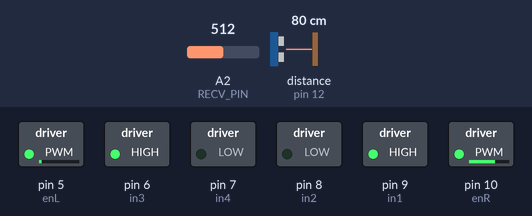
Recording of a sketch running on a simulated Arduino Uno, built with avr-gcc and run on an emulated ATmega328P. Parts: switched loads named in the sketch (green lamp = pin HIGH). Wiring (inferred from the names in the program): ultrasonic range finder: trigger pin 11; echo pin 12. The test bench sets the inputs (shaded band); at power-on: distance to the obstacle (sensor on pin 12) 80 cm, A2 (RECV_PIN) = 512. The echo pulse lasts 58.3 µs per cm; pins used as bus, display or sensor lines are not drawn.

Above: at 2.7 s.
2.8 s: distance to the obstacle (sensor on pin 12) set to 2 cm
At 4.0 s:
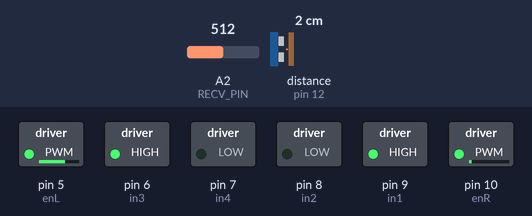
4.3 s: distance to the obstacle (sensor on pin 12) set to 34 cm
At 4.7 s:
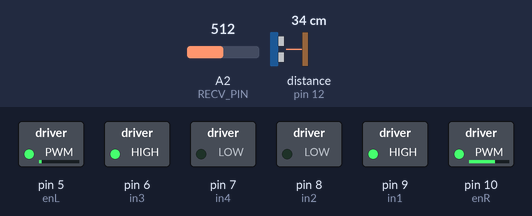
5.9 s: distance to the obstacle (sensor on pin 12) set to 43 cm
At 6.5 s:
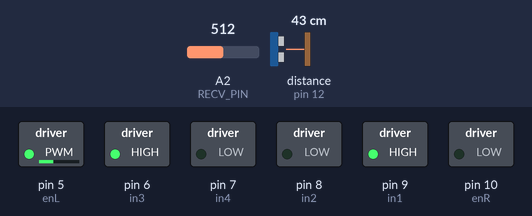
8.3 s: distance to the obstacle (sensor on pin 12) set to 7 cm
11.3 s: distance to the obstacle (sensor on pin 12) set to 13 cm
At 11.6 s:
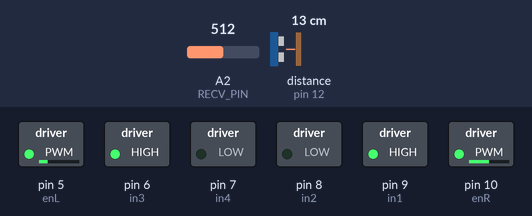
12.8 s: distance to the obstacle (sensor on pin 12) set to 18 cm
At 47.2 s:
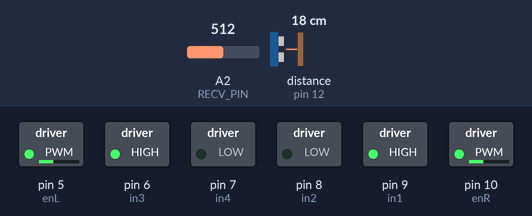
Timing chart, 0 to 47.5 s (numbered marks = the images above; inputs shaded):
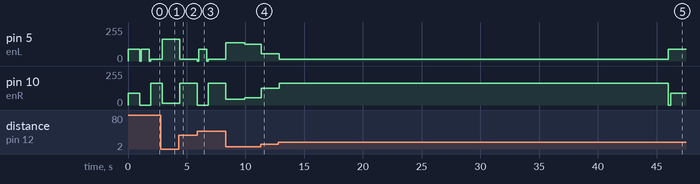

The sketch:

self_driving_car.ino
```cpp
#include <PID_v1.h>

const int loop_delay = 0;
int turn_right_num = 0;
// START
bool go = false;   //False in partenza, True al verde del semaforo
const int RECV_PIN = A2;

// SETUP VELOCITA
int max_power = 180; // Potenza massima motori da usare
float v_max = 0.5;   // Percentuale di potenza per movimento rettilineo

//PID parameter
const double k_p = 12;
const double k_i = 0;
const double k_d = 0;
double pid_setpoint = 10;
double pid_in, pid_out;
double max_out = 75;
PID constroller(&pid_in, &pid_out, &pid_setpoint, k_p, k_i, k_d, DIRECT);

// PIN per i MOTORI
// motor right
const int enR =  10;
const int in1 =  9;
const int in2 =  8;
// motor left
const int enL = 5;
const int in3 = 6;
const int in4 = 7;

// Sonar
const int trigPin = 11;
const int echoPin = 12;
long distance; //distance in cm


// Infrarossi
const int vout = 0;

// Parking timer
long timeGo = 0;
long timePassed = 0;
const long timeFinish = 46;
bool raceFinished = false;


void setup() {
  set_arduino_pin();

  // PID setup
  constroller.SetMode(AUTOMATIC);
  constroller.SetOutputLimits(-max_out, max_out);

  // turn on motor RIGHT
  digitalWrite(in1, HIGH);
  digitalWrite(in2, LOW);
  analogWrite(enR, 0);

  // turn on motor LEFT
  digitalWrite(in3, HIGH);
  digitalWrite(in4, LOW);
  analogWrite(enL, 0);

  //For test
  //Serial.begin(9600);
}

double y;
long oldTime = 0;
long mytime;

void loop() {
  if(!raceFinished){
    if(go){
      readDistance();
      if(distance > 38 && turn_right_num==0){
        turn_right();
        turn_right_num = 250;
      }
      else{
        if(turn_right_num > 0){
          turn_right_num--;
        }
        y = get_controller_output();
        set_power(y);
      }
      checkTimePassed();
      delay(loop_delay);
    }else{
      check_start();
    }
    //delay(1000);
    //mytime = millis();
    //prints time since program started
    //Serial.println(mytime-oldTime);
    //oldTime = mytime;
  }else{
    delay(5000);
  }
}

void check_start(){
  int valore=analogRead(RECV_PIN);
  float voltage = valore * (5.0 / 1023.0);
  if(voltage<3){
    go = true;
    starting_line();
    timeGo = millis()/1000;
  }
}

void set_arduino_pin(){
  //Start
  pinMode(RECV_PIN,INPUT);

  // Sonar setup
  pinMode(trigPin, OUTPUT);
  pinMode(echoPin, INPUT);

  // set all the motor control pins to outputs
  pinMode(enR, OUTPUT);
  pinMode(enL, OUTPUT);
  pinMode(in1, OUTPUT);
  pinMode(in2, OUTPUT);
  pinMode(in3, OUTPUT);
  pinMode(in4, OUTPUT);
}

void readDistance(){
    int count = 0;
    long duration;
    long minDistance = 10000;
    while(count<1){
      // The sensor is triggered by a HIGH pulse of 10 or more microseconds.
      // Give a short LOW pulse beforehand to ensure a clean HIGH pulse:
      digitalWrite(trigPin, LOW);
      delayMicroseconds(5);
      digitalWrite(trigPin, HIGH);
      delayMicroseconds(10);
      digitalWrite(trigPin, LOW);

      // Read the signal from the sensor: a HIGH pulse whose
      // duration is the time (in microseconds) from the sending
      // of the ping to the reception of its echo off of an object.
      duration = pulseIn(echoPin, HIGH, 20000);

      // Convert the time into a distance
      distance = (duration/2) / 29.1;     // Divide by 29.1 or multiply by 0.0343
      if(distance < minDistance){
        minDistance = distance;
      }
      count++;
      delay(10);
    }
    distance = minDistance;
    if(distance == 0)
      distance = 40;
}

double get_controller_output(){
  pid_in = distance;
  constroller.Compute();
  return pid_out / max_out;
}

void set_power(double y)
{
  int p_rx; //potenza motore dx
  int p_lx; //potenza motore sx
  p_rx = max_power * v_max - 75 * y;//(1 - v_max) * y * max_power;
  p_lx = max_power * v_max + 75 * y;//(1 - v_max) * y * max_power;

  if(p_rx < 0)
    p_rx = 0;
  if(p_lx < 0)
    p_lx = 0;

  if(p_rx > 255)
    p_rx = 255;
  if(p_lx > 255)
    p_lx = 255;


  //Serial.print("DISTANCE=");
  //Serial.print(distance);
  //Serial.print(" Y=");
  //Serial.print(y);
  //Serial.print(" L=");
  //Serial.print(p_lx);
  //Serial.print(" - ");
  //Serial.print("R=");
  //Serial.println(p_rx);

  analogWrite(enR, p_rx);
  analogWrite(enL, p_lx);
}

void turn_right(){
  analogWrite(enR, 0);
  analogWrite(enL,  0);
  delay(100);
  analogWrite(enL,  max_power * v_max);
  delay(700);
  analogWrite(enL,  0);
  delay(100);
}

void starting_line(){
  analogWrite(enL,  max_power * v_max);
  analogWrite(enR,  max_power * v_max);
  delay(1000);
}

void checkTimePassed(){
  timePassed = millis()/1000 - timeGo;
  if(timePassed >= timeFinish){
    analogWrite(enL,  max_power * v_max);
    analogWrite(enR,  0);
    delay(180);
    analogWrite(enL,  max_power * v_max);
    analogWrite(enR,  max_power * v_max);
    bool check = true;
    while(check){
      int valore=analogRead(RECV_PIN);
      float voltage = valore * (5.0 / 1023.0);
      if(voltage<1){
        raceFinished = true;
        check = false;
        analogWrite(enL,  0);
        analogWrite(enR,  0);
        parking();
      }
    }
  }
}

void parking(){
    // turn on motor RIGHT
  digitalWrite(in1, LOW);
  digitalWrite(in2, HIGH);
  // turn on motor LEFT
  digitalWrite(in3, LOW);
  digitalWrite(in4, HIGH);
  analogWrite(enL,  max_power * v_max);
  analogWrite(enR,  max_power * v_max);
  delay(200);
  analogWrite(enL, 0);
  analogWrite(enR,  max_power * v_max);
  delay(2200);
  analogWrite(enL,  max_power * v_max);
  analogWrite(enR,  max_power * v_max);
  delay(5000);
  analogWrite(enL, 0);
  analogWrite(enR,  0);
}
```

Measured:
- the behaviour switches between 38 and 39 cm on distance to the obstacle (sensor on pin 12) (found by bisection; images 2 and 3)
- after the input at 2.8 s, pin 5 (enL): 15/255 → 165/255 after 0.10 s; pin 10 (enR): 165/255 → 15/255 after 0.10 s
- after the input at 4.3 s, pin 5 (enL): 165/255 → 15/255 after 0.11 s; pin 10 (enR): 15/255 → 165/255 after 0.11 s
- after the input at 5.9 s, pin 5 (enL): 15/255 → 0/255 at once, → 90/255 0.10 s later, → 0/255 0.70 s later, → 15/255 0.11 s later; pin 10 (enR): 165/255 → 0/255 at once, → 165/255 0.91 s later
- after the input at 11.3 s, pin 5 (enL): 126/255 → 54/255 at once; pin 10 (enR): 54/255 → 126/255 at once
- after the input at 12.8 s, pin 5 (enL): 54/255 → 15/255 after 0.08 s, → 90/255 33.1 s later
